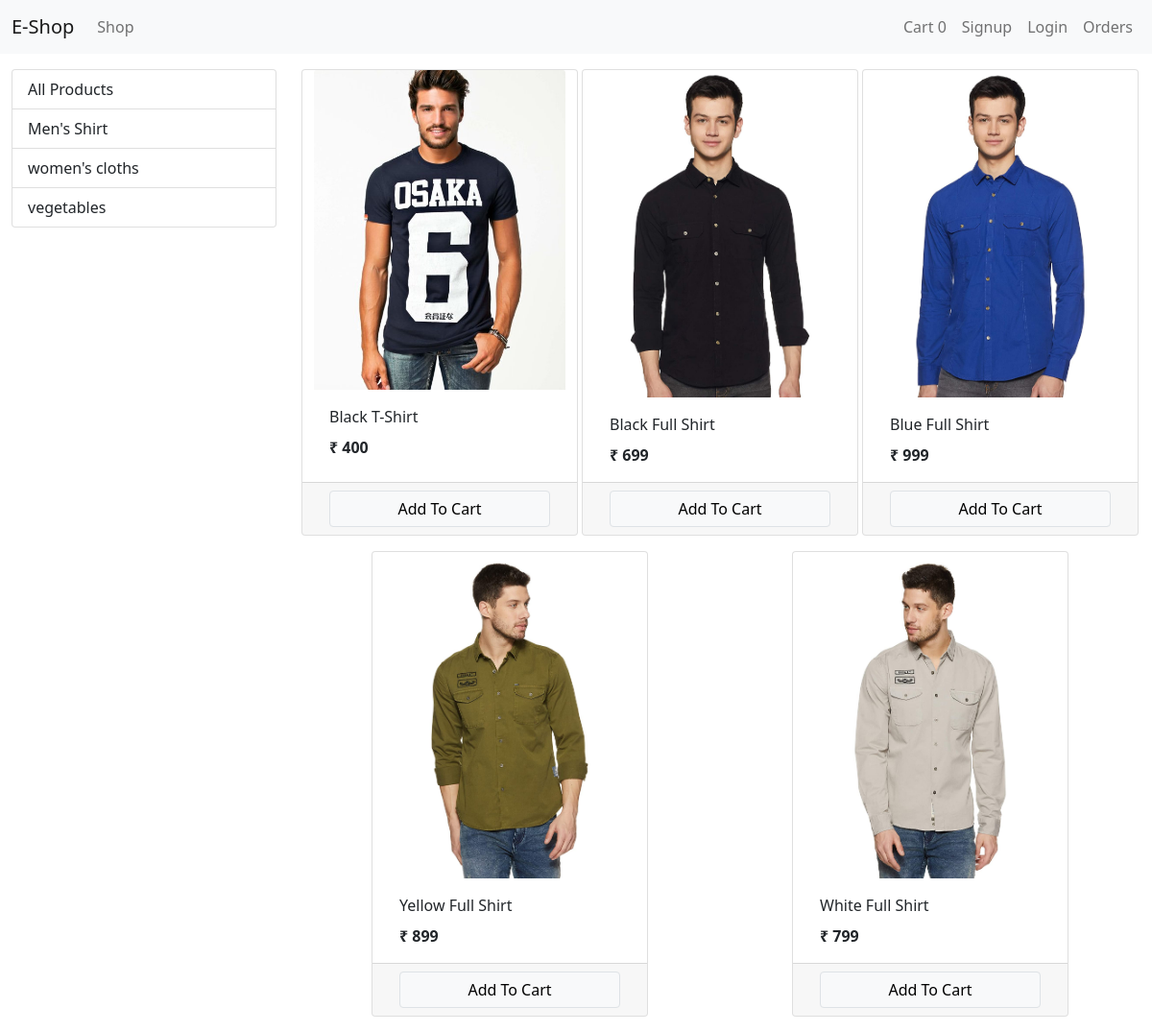
/?category=1, run on the app's committed database.
### shop/models/category.py (models this page shows, shortened)
class Category(models.Model):
    name = models.CharField(max_length=20)
    @staticmethod
    def get_all_categories():
        return Category.objects.all

### shop/models/product.py (models this page shows, shortened)
class Product(models.Model):
    name = models.CharField(max_length= 50)
    price = models.IntegerField(default=0)
    category = models.ForeignKey(Category , on_delete= models.CASCADE, default=1)
    descriptiom = models.CharField(max_length=200, default=" ")
    image = models.ImageField(upload_to='uploads/products/')
    @staticmethod
    def get_all_products_by_categoryid(category_id):
        if category_id:
            return Product.objects.filter(category = category_id)
        else:
            return Product.get_all_products()

### shop/views.py (the view, shortened to what this page needs)
# urls.py: path('',Index.as_view(),name = 'homepage'),
class Index(View):
    def get(self,request):
        cart = request.session.get('cart')
        if not cart:
            request.session.cart = {}
        products = None
        categories = Category.get_all_categories()
        categoryId = request.GET.get('category')
        if categoryId:
            products = Product.get_all_products_by_categoryid(categoryId)
        else:
            products = Product.get_all_products()
        data = {}
        data['products'] = products
        data['categories'] = categories
        print(request.session.get('email'))
        return render(request, 'index.html', data)

### shop/templatetags/cart.py (called while the page is built)
@register.filter(name='is_in_cart')
def is_in_cart(product, cart):
    keys = cart.keys()
    for id in keys:
        if id == str(product.id):
            return True
    return False

### shop/templatetags/custom_filter.py (called while the page is built)
@register.filter(name='currency')
def currency(number):
    return '₹ ' + str(number)

### shop/templates/index.html (shortened to what this page needs)
{% extends 'base.html' %}
{% block content %}
{% load cart %}
{% load custom_filter %}
<div class="container-fluid mt-3">
    <div class = 'row'>
    <div class = 'col-lg-3 mx-auto'>
        <div class="list-group">
             <a href="/" class="list-group-item list-group-item-action">All Products</a>
            {% for category in categories %}
            <a href="/?category={{category.id}}" class="list-group-item list-group-item-action">{{category.name}}</a>
            {% endfor %}
        </div>
    </div>
    <div id = 'products' class="col-lg-9 mx-auto">
        <div class="row mx-auto">
    {% for product in products %}
 <div class="card mx-auto mb-3" id="{{product.id}}" style="width: 18rem;">
                <img src="{{product.image.url}}" class="card-img-top" alt="...">
                <div class="card-body">
                 <p class="card-title">{{product.name}}</p>
                    <p class="card-text"><b>{{product.price|currency}}</b></p>
                </div>
                <div class="card-footer row">
                        {% if product|is_in_cart:request.session.cart %}
                        <div class = ' row' >
                        <form action="/#{{product.id}}" method="post" class="col-2">
                             {% csrf_token %}
                             <input type="text" hidden name = 'product' value="{{product.id}}">
                            <input type="text" hidden name = 'remove' value="True">
                            <input type="submit" value=" - " class=" btn btn-block btn-secondary ">
                         </form>
                        <div class="text-center col">{{product|cart_quantity:request.session.cart}} in cart</div>
                         <form action="/#{{product.id}}" method="post" class="col-2">
                             {% csrf_token %}
                             <input type="text" hidden name = 'product' value="{{product.id}}">
                            <input type="submit" value=" + " class=" btn btn-block btn-secondary ">
                         </form>
                        </div>
                        {% else %}
                        <form action="/#{{product.id}}" method="POST" class="btn-block">
                        <input type="submit" class="btn btn-light border form-control" value="Add To Cart">
                        </form>
                        {% endif %}
                </div>
            </div>
{% endfor %}
</div>
</div>
</div>
</div>
{% endblock %}

### data on the page
Category: name "Men's Shirt"
Category: name "women's cloths"
Category: name "vegetables"
Product: image (picture), name "Black T-Shirt", price "₹ 400"
Product: image (picture), name "Black Full Shirt", price "₹ 699"
Product: image (picture), name "Blue Full Shirt", price "₹ 999"
Product: image (picture), name "Yellow Full Shirt", price "₹ 899"
Product: image (picture), name "White Full Shirt", price "₹ 799"

### other printed values
{{ request.session.cart.keys|length }} "0"
